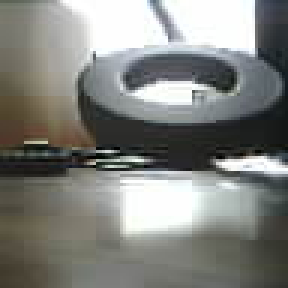
#> input picture Software/post_photos/frame1.jpg, 96 x 96 px (shown 3 times larger)
$ python optical_flow.py
#> lines starting #> are read from the running program, lines starting #| are printed output that depends on the picture
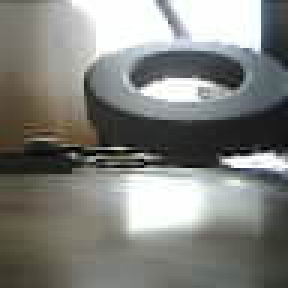
#> input picture Software/post_photos/frame2.jpg, 96 x 96 px (shown 3 times larger)
import cv2
import numpy as np
import math

import matplotlib.pyplot as plt

def plotUV(U,V):
    # print(U,V)
    # https://matplotlib.org/stable/gallery/images_contours_and_fields/quiver_simple_demo.html#sphx-glr-gallery-images-contours-and-fields-quiver-simple-demo-py
    fig, ax = plt.subplots()
    q = ax.quiver(np.arange(U.shape[0]), np.arange(U.shape[1]), U, V)
    plt.show()


# Computes (u,v)--> for an image patch
def compute_patch_uv(video, W_x, W_y, W_t, W_l):
    # W_x: Starting index within W along the X axis
    # W_y: Starting index within W along the Y axis
    # W_t: Starting time step for the computation
    # W_l: Number of elements in W along the X and Y axes.  Assumed to be a square

    # partials = []  # Initialize partial derivatives grid of triples

    Ixx = 0
    Ixy = 0
    Iyy = 0
    Ixt = 0
    Iyt = 0

    # Compute all necessary partials and sums
    for x in range(W_x, W_x+W_l):
        # partials.append([])
        for y in range(W_y, W_y+W_l):
            p = partial_d(video, x, y, W_t)
            ix, iy, it = p
            # partials[-1].append(p)
            Ixx += ix * ix
            Ixy += ix * iy
            Iyy += iy * iy
            Ixt += ix * it
            Iyt += iy * it

    A = np.array([
        [Ixx, Ixy],
        [Ixy, Iyy]
    ])
    # print("A:", A)

    ATB = np.array([
        -Ixt,
        -Iyt
    ])


    ATA = np.dot(A.T, A)
    # print("ATA:", ATA)

    det = np.linalg.det(ATA)

    if det != 0:
        ATA_inv = np.linalg.inv(ATA)
        U = np.dot(ATA_inv, ATB)
    else:
        U = np.zeros((2,))   # Determinant is 0 -> no optical flow in the region
    return U


# Based on: https://www.youtube.com/watch?v=IjPLZ3hjU1A&list=PL2zRqk16wsdoYzrWStffqBAoUY8XdvatV&index=3
def partial_d(video, x, y, t):
    i_x = (float(video[t][y][x+1]) + float(video[t][y+1][x+1]) + float(video[t+1][y][x+1]) + float(video[t+1][y+1][x+1])) - \
          (float(video[t][y][x  ]) + float(video[t][y+1][x  ]) + float(video[t+1][y][x  ]) + float(video[t+1][y+1][x  ]))
    i_y = (float(video[t][y+1][x]) + float(video[t][y+1][x+1]) + float(video[t+1][y+1][x]) + float(video[t+1][y+1][x+1])) - \
          (float(video[t][y  ][x]) + float(video[t][y  ][x+1]) + float(video[t+1][y  ][x]) + float(video[t+1][y  ][x+1]))
    i_t = (float(video[t+1][y][x]) + float(video[t+1][y+1][x]) + float(video[t+1][y][x+1]) + float(video[t+1][y+1][x+1])) - \
          (float(video[t  ][y][x]) + float(video[t  ][y+1][x]) + float(video[t  ][y][x+1]) + float(video[t  ][y+1][x+1]))

    return (i_x/4, i_y/4, i_t/4)

# Based on FPoCV OF Constraint Equation
# vector u = u_n (normal) + u_p (parallel)
def get_u_n(ix,iy,it):
    magnitude = np.abs(it) / euclidian(ix,iy)
    return (ix * magnitude, iy*magnitude)

def euclidian(x,y):
    return (x**2 + y**2)**0.5

def downsample(img, gs=2):
    # img = numpy 2d array of pixels representing a greyscale image
    # gs = Grid size of single axis (2x2)
    # Downscales images in 2x2 grid pattern
    y2,x2 = img.shape
    y1 = math.ceil(y2/gs)
    x1 = math.ceil(x2/gs)

    # smaller image
    simg = np.zeros((y1, x1), dtype=np.uint8)
    for y in range(y2):
        for x in range(x2):
            simg[y//gs][x//gs] += img[y][x] / gs**2

    return simg


def compute_image_uv(img1, img2):
    # Input: 2x (NxM) images
    # Output: 2x NxM vectors u,v indicating x and y optical flow between frames
    # Computes the optical flow UV difference between pixels in two images just at that scale of the pyramid
    Y,X = img1.shape

    video = np.stack([img1, img2])

    u = np.zeros((Y,X))
    v = np.zeros((Y,X))

    # -1 avoids going outside of the bounding boxes
    for y in range(Y-1):
        for x in range(X-1):
            U = compute_patch_uv(video, x, y, W_t=0, W_l=1)
            u[y][x] = U[0]
            v[y][x] = U[1]

    return u,v

def computeFlow(frame1, frame2):
    # start with the coarsest settings and work upwards
    Y,X = frame1.shape
#> Y = 96; X = 96

    # The maximum amount of divisions that can be done before
    # the image dims are reduced to an elem of {2x2, 2xN, Nx2}
    max_divs = int(math.log2(min(X,Y))) # - 2   # -1 avoids actually operating on a 2x2 or 4x4 unit.  Minimum size is thus 8x8 = 64 pixels
#> max_divs = 6

    video = np.stack([
        frame1, frame2
    ])

    subsamples1 = [frame1]
    subsamples2 = [frame2]

    for i in range(max_divs):
        cv2.imshow(f"frame 1, /{2**i}", subsamples1[-1])
        # cv2.waitKey(0)
        cv2.destroyAllWindows()
        subsamples1.append(downsample(subsamples1[-1]))
        subsamples2.append(downsample(subsamples2[-1]))
        print("Created frame of shape: ", subsamples1[-1].shape)
#> after the loop, subsamples1 = 7 items; subsamples2 = 7 items

    # Cumulative vector offsets in each direction
    u_c = np.zeros((Y,X))
    v_c = np.zeros(subsamples1[0].shape)

    # Starting with the smallest image, compute optical flow
    for i in range(max_divs, -1, -1):
        sf = 2**i # scale factor (the factor by which source u,v need to be expanded ot the cumulative u,v)
        print("Operating in patches of size {0}x{0}".format(sf))

        # Use the latest cumulative u,v information to offset parts of this scale's image to try to get finer correlations from there
        # Generate a new target to use instead of the original subsamples1[i]
        updatedTarget = np.copy(subsamples1[i])
        ts = updatedTarget.shape
        for x in range(X):
            for y in range(Y):
                u = u_c[y][x]
                v = v_c[y][x]

                # Move the pixel data +(u,v) from the old location to the new location, bounded by the image dimensions
                # During this write stage, all x,y,u,v values are divided by sf to scale for the shrunk image
                _y = max(0, min(ts[0]-1, int((y+v)//sf)))
                _x = max(0, min(ts[1]-1, int((x+u)//sf)))
                updatedTarget[_y][_x] = subsamples1[i][y//sf][x//sf]

        cv2.imshow(f"Updated frame at scale: {sf}", cv2.resize(updatedTarget,  (400,400), interpolation=cv2.INTER_NEAREST))
        cv2.imshow(f"Time +1 frame at scale: {sf}", cv2.resize(subsamples2[i], (400,400), interpolation=cv2.INTER_NEAREST))
        cv2.waitKey(0)
        cv2.destroyAllWindows()


        u,v = compute_image_uv(updatedTarget, subsamples2[i])

        # After computing the u,v at a higher level, use that information to modify the next layer down
        # Experimental edit { * sf}: tried scaling (u,v) by sf as correct results are not being produced
        for x in range(X):
            for y in range(Y):
                u_c[y][x] += u[y//sf][x//sf] * sf    # Pull from the new u,v data to update global U,V vectors
                v_c[y][x] += v[y//sf][x//sf] * sf    # Pull from the new u,v data to update global U,V vectors

        plotUV(u_c, v_c)
#> this loop made 7 passes
#> v on pass 1: [[0, 0], [0, 0]]
#> pass 1, in computeFlow, `cv2.imshow(f"Updated frame at scale: {sf}", cv2.resize(updatedTarget, ..`:
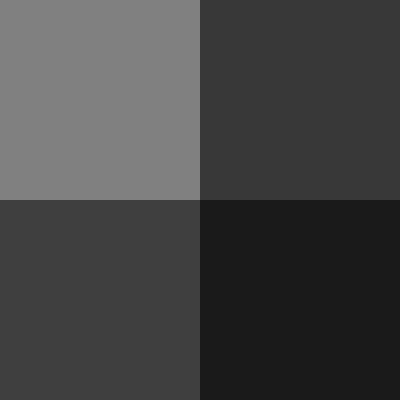
#> window 'Updated frame at scale: 64': shape (400, 400); min 26, max 128, mean 68.2
#> pass 1, in plotUV, `plt.show()`:
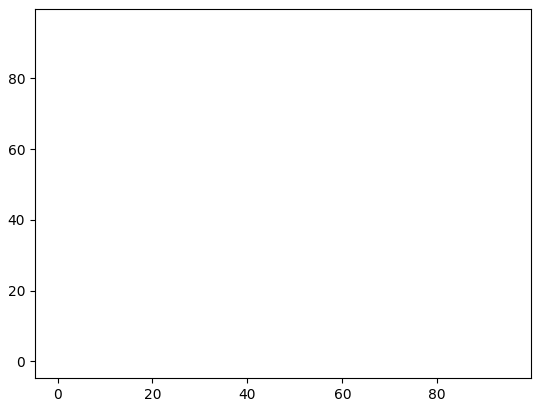
#> figure drawn by matplotlib, 1 panel
#> pass 2, in computeFlow, `cv2.imshow(f"Updated frame at scale: {sf}", cv2.resize(updatedTarget, ..`:
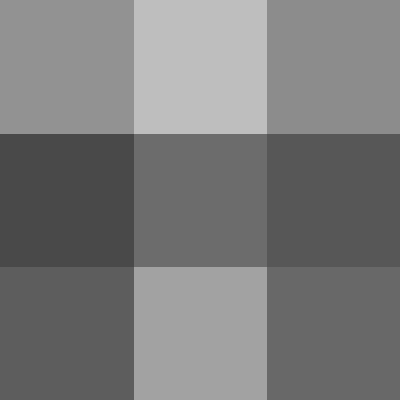
#> window 'Updated frame at scale: 32': shape (400, 400); min 73, max 190, mean 122.6
#> after the loop:
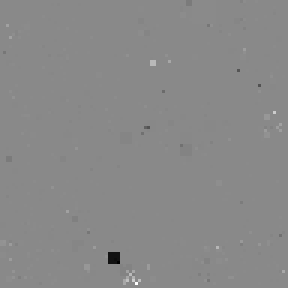
#> u_c: shape (96, 96) float64 (shown 3 times larger); min -12.12, max 10.38, mean -0.01; drawn with min black and max white
#> after the loop:
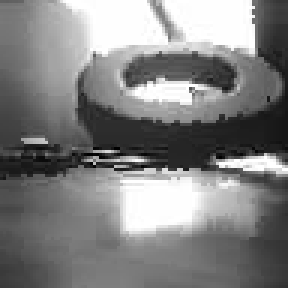
#> updatedTarget: shape (96, 96) (shown 3 times larger); min 0, max 255, mean 128.8
#> after the loop:
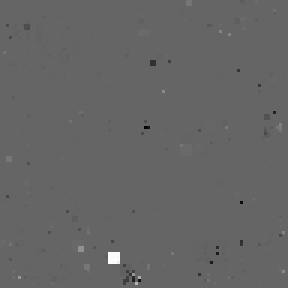
#> v_c: shape (96, 96) float64 (shown 3 times larger); min -35.03, max 53.25, mean 0; drawn with min black and max white

    return u_c, v_c


img0 = cv2.imread('frame1.jpg',0)
img1 = cv2.imread('frame2.jpg',0)


# print(type(img))
U,V = computeFlow(img0, img1)
